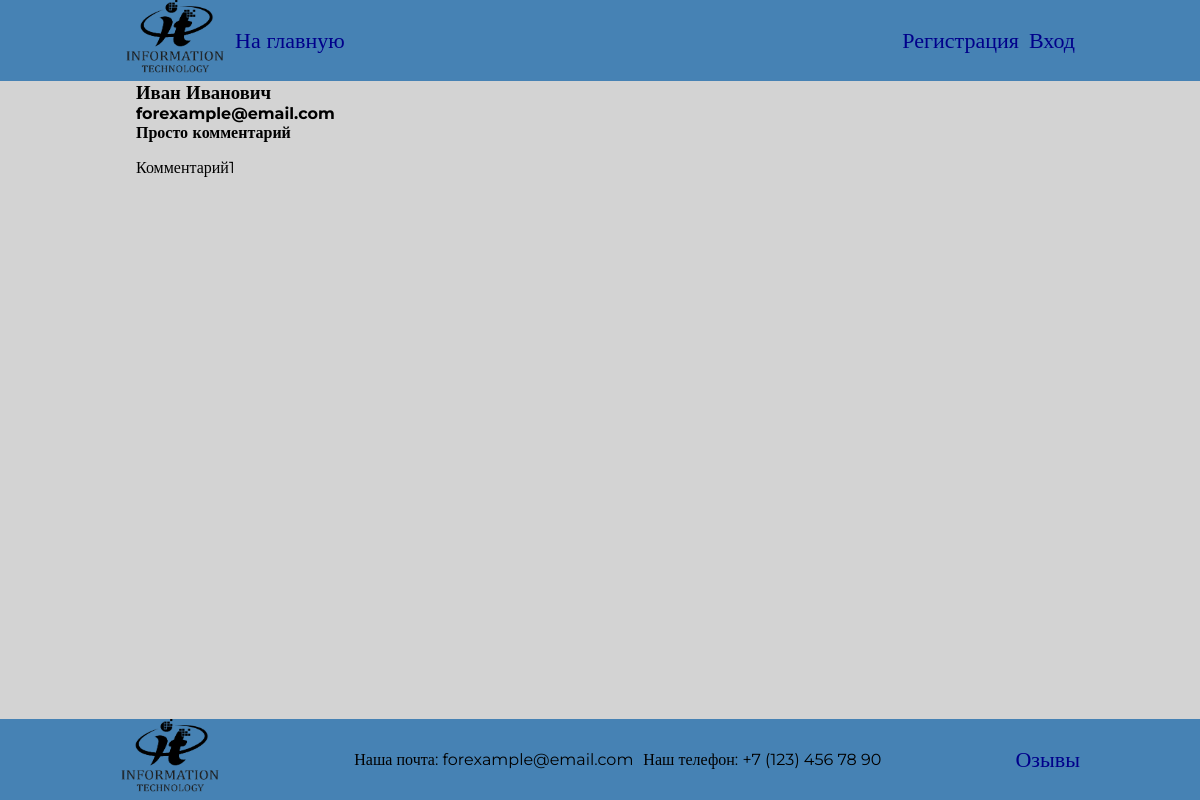
Page /comments/ on the committed database.
### OrdersProcessingApp/models.py (models this page shows, shortened)
class Comment(models.Model):
	first_name = models.CharField(max_length=30)
	second_name = models.CharField(max_length=30)
	title = models.CharField(max_length=50)
	description = models.CharField(max_length=500)
	email = models.CharField(max_length=30)
	id_client = models.ForeignKey(Client, on_delete=models.CASCADE)

### OrdersProcessingApp/views.py (the view)
# urls.py: path('comments/', comments, name='comments_page'),
def comments(request):
	context = {
		'title': 'Комментарии',
		'comments': get_comments()
	}
	return render(request, 'base_comments.html', context)

### OrdersProcessingApp/buisness_logic.py (called while the page is built)
def get_comments():
	return Comment.objects.all()

### OrdersProcessingApp/templates/base_comments.html
{% extends 'base.html' %}
{% block content %}
	<div class="container">
		<div class="row">
			{% for c in comments %}
				<div class="column">
					<h3>{{ c.first_name }} {{ c.second_name }}</h3>
					<h4>{{ c.email }}</h4>
					<h4 class="title-comment">{{ c.title }}</h4>
					<p class="text-justify">{{ c.description }}</p>
				</div>
			{% endfor %}
		</div>
	</div>
{% endblock %}

### static/css/style.css (style rules this page uses)
* { padding: 0; margin: 0; }
body { box-sizing: border-box; display: flex; flex-direction: column; background-color: lightgray; }
html, body { height: 100%; font-family: 'Montserrat'; font-stretch: 600; }
.container { margin: 0 auto; width: 80%; }
.row { display: flex; flex-wrap: wrap; justify-content: center; }
.column { min-width: 30%; max-width: 100%; margin: 0 1em 2em 1em; flex: 1 1 0; }
.text-justify { text-align: justify; margin-bottom: 1em; }
.title-comment { margin-bottom: 1em; }

### rows in the picture
Comment: first_name "Иван", second_name "Иванович", email "forexample@email.com", title "Просто комментарий", description "Комментарий1"
